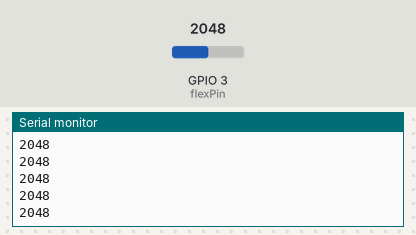
Bench run of a sketch on a simulated ESP32. Parts: the last lines printed to the serial monitor. The inputs (shaded band) are chosen by the test bench; at power-on: GPIO 3 (flexPin) = 2048.

Above: at 1.2 s.
1.3 s: GPIO 3 (flexPin) set to 2866
At 1.31 s:
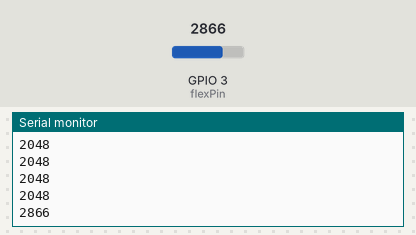
2.8 s: GPIO 3 (flexPin) set to 3603
At 2.81 s:
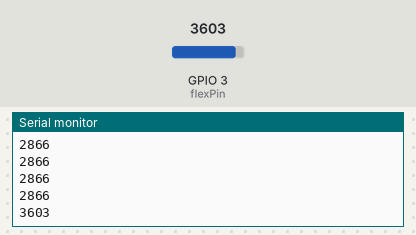
Timing chart, 0 to 5.8 s (numbered marks = the images above; inputs shaded):
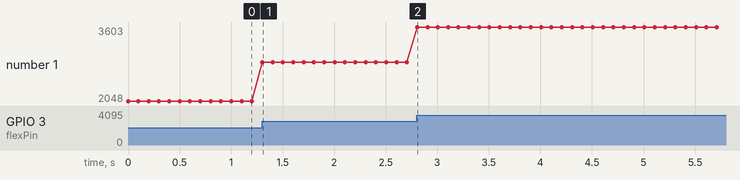

The sketch:

test-flex.ino
```cpp
/*
| FLEXÓMETRO - CONEXIONES A ESP32                    |
|                                                    |
|   GND <---> [ 10kΩ ] <-|-> [ FLEX ] <---> [3.3V]   |
|                        |                           |
|                      GPIO25                        |

Explicación:
- El flexómetro cambia su resistencia al flexionarse
- Resistencia de 10kΩ para convertirlo en variación de voltaje
- GPIO25 lee el voltaje en el punto medio (ADC)
*/

const int flexPin = 3;  // Pin analógico donde está conectado el flexómetro
int value;               // Variable para almacenar la lectura

void setup() {
  Serial.begin(9600);    // Iniciar comunicación serial
}

void loop() {
  value = analogRead(flexPin);  // Leer valor analógico (0 - 4095 en ESP32)
  Serial.println(value);        // Mostrar valor en el monitor serial
  delay(100);                   // Pequeña pausa
}
```

Measured:
- after the input at 1.3 s, the serial monitor: prints a new line at once (image 1)
- after the input at 2.8 s, the serial monitor: prints a new line at once (image 2)
- plotted number 1: 2048 → 2866 after the input at 1.3 s, 2866 → 3603 after the input at 2.8 s
